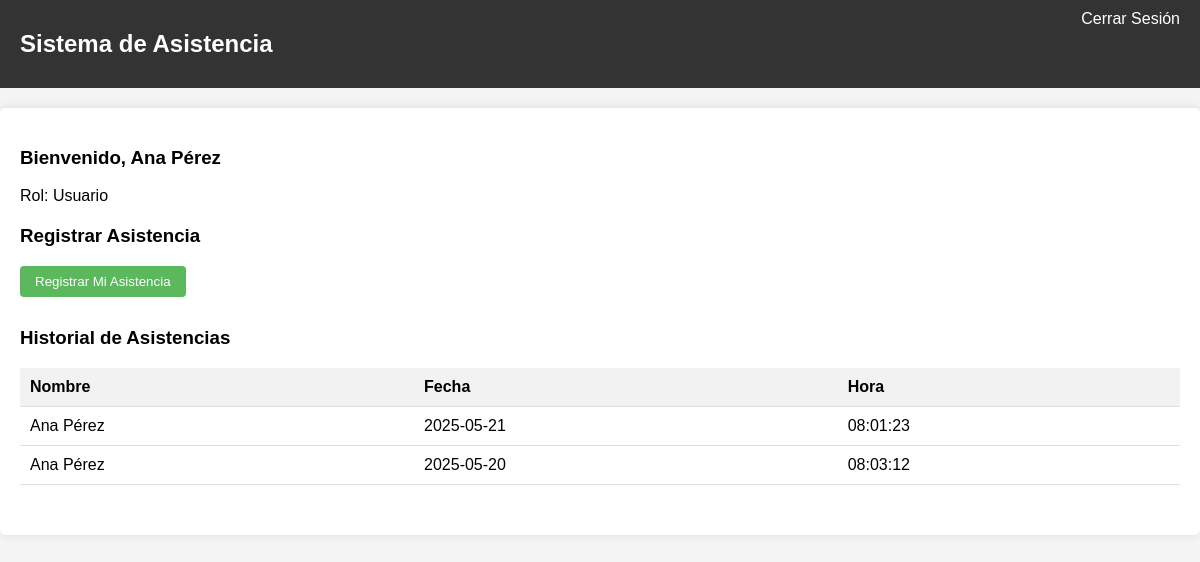
/index.php (signed in), run on the app's committed database.
### tables this page shows
CREATE TABLE asistencias (
    id INT AUTO_INCREMENT PRIMARY KEY,
    usuario_id INT NOT NULL,
    fecha DATE NOT NULL,
    hora TIME NOT NULL,
    FOREIGN KEY (usuario_id) REFERENCES usuarios(id)
);

CREATE TABLE usuarios (
    id INT AUTO_INCREMENT PRIMARY KEY,
    nombre VARCHAR(100) NOT NULL,
    usuario VARCHAR(50) UNIQUE NOT NULL,
    password VARCHAR(255) NOT NULL,
    correo VARCHAR(100) UNIQUE,   
    rol ENUM('admin', 'usuario') NOT NULL DEFAULT 'usuario'
);

### index.php (the view, shortened to what this page needs)
<?php
include 'conexion.php';
if ($_SESSION['rol'] == 'admin') {
    $sql_historial = "SELECT u.nombre, a.fecha, a.hora
                      FROM asistencias a
                      JOIN usuarios u ON a.usuario_id = u.id
                      ORDER BY a.fecha DESC, a.hora DESC";
} else {
    $sql_historial = "SELECT u.nombre, a.fecha, a.hora
                      FROM asistencias a
                      JOIN usuarios u ON a.usuario_id = u.id
                      WHERE a.usuario_id = ?
                      ORDER BY a.fecha DESC, a.hora DESC";
}
$stmt_historial = $conn->prepare($sql_historial);
if ($_SESSION['rol'] != 'admin') {
    $stmt_historial->bind_param("i", $_SESSION['user_id']);
}
$stmt_historial->execute();
$historial = $stmt_historial->get_result();
?>
<!DOCTYPE html>
<html>
<head>
</head>
<body>
    <div class="header">
        <h2>Sistema de Asistencia</h2>
        <a href="logout.php" class="logout">Cerrar Sesión</a>
    </div>
    <div class="container">
        <div class="welcome">
            <h3>Bienvenido, <?php echo $_SESSION['nombre']; ?></h3>
            <p>Rol: <?php echo ucfirst($_SESSION['rol']); ?></p>
        </div>
        <div class="panel">
            <h3>Registrar Asistencia</h3>
            <form method="POST" action="">
                <button type="submit" name="registrar_asistencia" class="btn">Registrar Mi Asistencia</button>
            </form>
        </div>
        <div class="panel">
            <h3>Historial de Asistencias</h3>
            <table>
                <tr>
                    <th>Nombre</th>
                    <th>Fecha</th>
                    <th>Hora</th>
                </tr>
                <?php while ($row = $historial->fetch_assoc()): ?>
                    <tr>
                        <td><?php echo $row['nombre']; ?></td>
                        <td><?php echo $row['fecha']; ?></td>
                        <td><?php echo $row['hora']; ?></td>
                    </tr>
                <?php endwhile; ?>
            </table>
        </div>
    </div>
</body>
</html>

### index.php (style rules this page uses)
body { font-family: Arial, sans-serif; margin: 0; padding: 0; background-color: #f4f4f4; }
.header { background-color: #333; color: white; padding: 10px 20px; display: flex; justify-content: space-between; }
.container { max-width: 1200px; margin: 20px auto; padding: 20px; background: white; border-radius: 5px; box-shadow: 0 0 10px rgba(0,0,0,0.1); }
.welcome { margin-bottom: 20px; }
.panel { margin-bottom: 30px; }
table { width: 100%; border-collapse: collapse; }
th, td { padding: 10px; text-align: left; border-bottom: 1px solid #ddd; }
th { background-color: #f2f2f2; }
.btn { padding: 8px 15px; background-color: #5cb85c; color: white; border: none; border-radius: 4px; cursor: pointer; }
.logout { color: white; text-decoration: none; }

### data on the page
asistencias: usuario.nombre "Ana Pérez", fecha "2025-05-21", hora "08:01:23"
asistencias: usuario.nombre "Ana Pérez", fecha "2025-05-20", hora "08:03:12"

### other printed values
$_SESSION['nombre'] "Ana Pérez"
$_SESSION['rol'] "Usuario"
